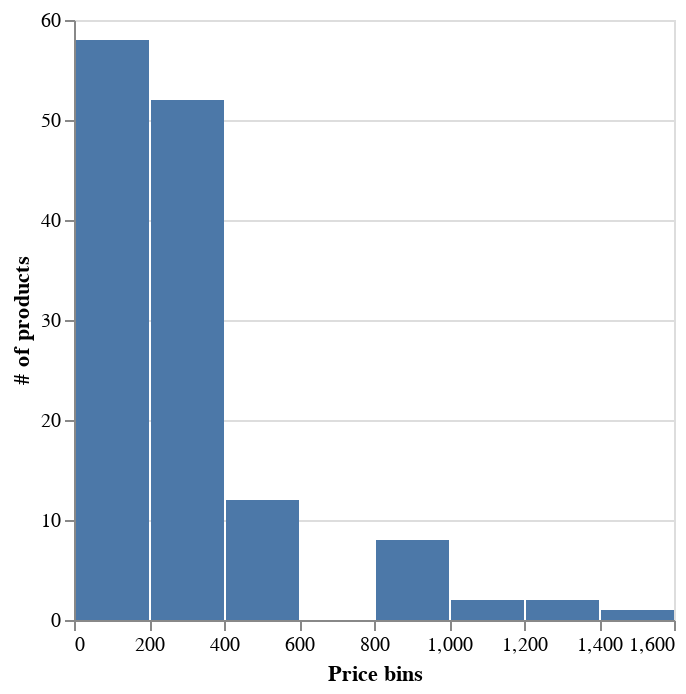

Notebook source saved alongside this figure:
### Code cell
# but looking at the exact distribution gives even more information
alt.Chart(products_df).mark_bar().encode(
    x=alt.X("price:Q", bin=True, title="Price bins"),
    y=alt.Y("count()", title="# of products"),
)

### Figure 1 — Vega-Lite specification as saved in the notebook (floating-point values rounded to 4 significant figures; data arrays with more than 128 entries replaced by an {"elided": "..."} marker saying what was removed)
{"$schema": "https://vega.github.io/schema/vega-lite/v5.16.3.json", "config": {"view": {"continuousHeight": 300, "continuousWidth": 300}}, "data": {"name": "data-3781f6763f61d136ebcbcd5930a0c444"}, "datasets": {"data-3781f6763f61d136ebcbcd5930a0c444": {"elided": "135 records"}}, "encoding": {"x": {"bin": true, "field": "price", "title": "Price bins", "type": "quantitative"}, "y": {"aggregate": "count", "title": "# of products", "type": "quantitative"}}, "mark": {"type": "bar"}}
